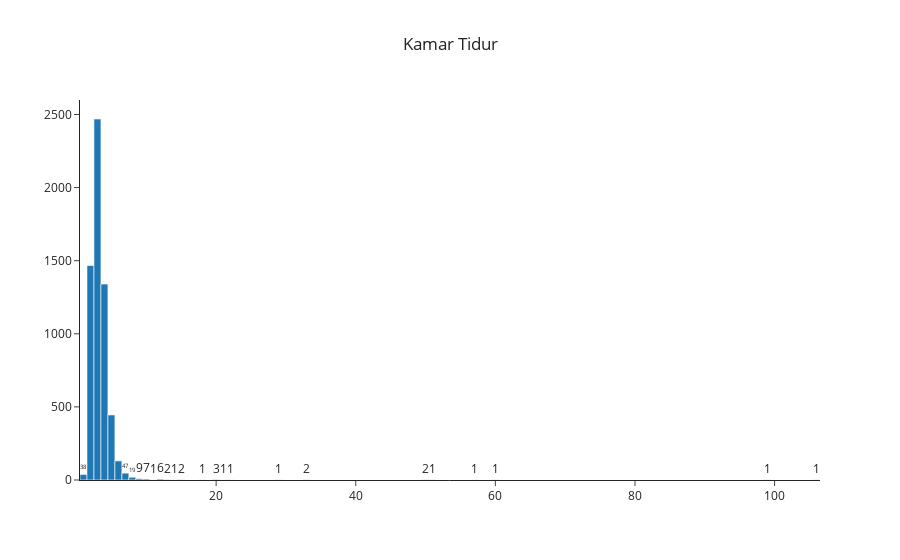

Here is the notebook cell this chart was saved with:
### Code cell
fig = go.Figure()
fig.add_trace(go.Histogram(x = df["km-tidur"], name="KT", texttemplate="%{y}"), ).update_xaxes(categoryorder='total descending')
fig.update_layout(title="Kamar Tidur", title_x=.5, )
fig.show()

### Figure 1 — Plotly figure (JSON) as saved in the notebook; plotly's stock layout.template omitted (floating-point values rounded to 4 significant figures; data arrays with more than 128 entries replaced by an {"elided": "..."} marker saying what was removed)
{"data": [{"name": "KT", "texttemplate": "%{y}", "type": "histogram", "x": {"elided": "6000 int values"}}], "layout": {"title": {"text": "Kamar Tidur", "x": 0.5}, "xaxis": {"categoryorder": "total descending"}}}
